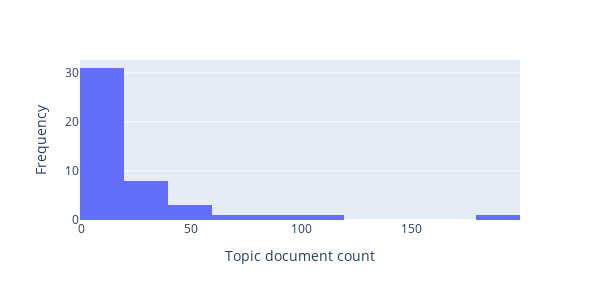
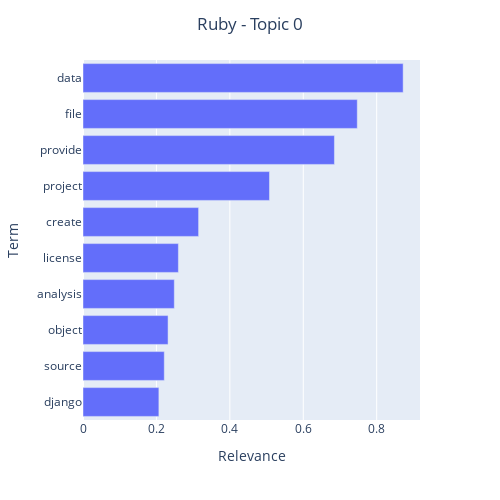
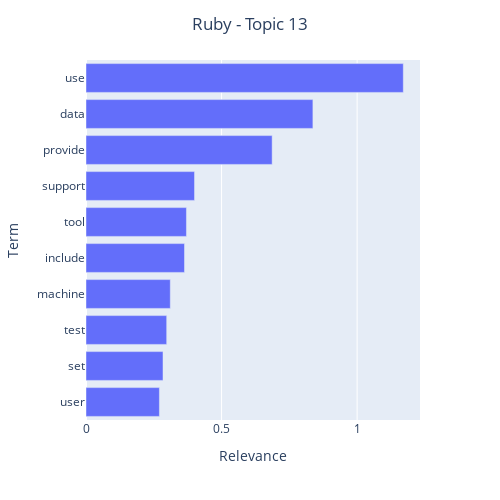

Here is the notebook cell these charts were saved with, in order:
### Code cell
mean_coherence = statistics.mean(coherences)    

stable_topics = []
for topic_id, topic_coherence in enumerate(coherences):
    if topic_coherence >= mean_coherence:
    # if topic_coherence > 0:
        stable_topics.append(topic_id)
        
print("Stable topics:", stable_topics)

def classify_doc(likelihoods, stable_topics=None):
    if stable_topics is None:
        stable_topics = list(range(0, likelihoods.shape[0]))
    filtered_max = max([likelihood for topic_id, likelihood in enumerate(likelihoods) if topic_id in stable_topics])
    return np.where(likelihoods == filtered_max)[0][0]

def get_top_n_topics(topic_doc_counts, n):
    top_n = sorted(topic_doc_counts.items(), key=lambda x: x[1], reverse=True)[:n]
    return [topic[0] for topic in top_n]

def get_top_n_terms(model, topic_id, n, lambda_=0.6, return_df=True, plot=True):
    phi = tmp.get_phi(model)
    terms_probs = tmp.calc_terms_probs_ratio(phi, topic=topic_id, lambda_=lambda_)
    terms_probs

    term_relevances = {}
    for term in terms_probs.Terms.unique():
        marginal_prob = terms_probs[(terms_probs.Terms == term) & (terms_probs.Type == "Marginal term probability, p(w)")]["Probability"].values[0]
        conditional_prob = terms_probs[(terms_probs.Terms == term) & (terms_probs.Type == "Conditional term probability, p(w|t)")]["Probability"].values[0]
        
        # conditional_prob = phi.loc[term, topic_id] / phi[topic_id].sum()
        # marginal_prob = phi.loc[term, topic_id] / phi.loc[term,].sum()
        
        term_relevances[term] = conditional_prob * lambda_ + marginal_prob * (1-lambda_)
    term_relevances = dict(sorted(term_relevances.items(), key=lambda x: x[1], reverse=True))
    top_terms = dict(itertools.islice(term_relevances.items(), n))
    top_terms = pd.DataFrame(top_terms.items(), columns=["Term", "Relevance"])
    
    if plot:
        px.bar(top_terms, x="Relevance", y="Term", orientation="h", width=500, height=500).update_yaxes(autorange="reversed").update_layout(title_text=f"{language} - Topic {topic_id}", title_x=0.5).show()
    
    if return_df:
        return top_terms

docs_topic_likelihoods = model.transform(docs_vec)

repos["TOPIC"] = [classify_doc(likelihoods, stable_topics=None) for likelihoods in docs_topic_likelihoods]

topic_doc_counts = repos["TOPIC"].value_counts().to_dict()

# for topic, count in topic_doc_counts.items():
#     print(topic, count)

px.histogram(repos["TOPIC"].value_counts(), width=600, height=300).update_layout(showlegend=False, yaxis_title="Frequency", xaxis_title="Topic document count").show()

top_topics = get_top_n_topics(topic_doc_counts, 10)

print(top_topics)

# repos[repos.TOPIC == "5"]

display(btm.get_top_topic_words(model, words_num=10, topics_idx=top_topics))

pd.set_option('display.width', 2000)

print("Document counts by topic and some examples:")
for topic in top_topics:
    print(f"Topic {topic}: {topic_doc_counts[topic]} repos")
    display(repos[repos.TOPIC == topic][0:10])
    get_top_n_terms(model, topic_id=topic, n=10, lambda_=0.6, return_df=False, plot=True)

### Figure 1 — Plotly figure (JSON) as saved in the notebook; plotly's stock layout.template omitted (floating-point values rounded to 4 significant figures)
{"data": [{"alignmentgroup": "True", "bingroup": "x", "hovertemplate": "variable=TOPIC<br>value=%{x}<br>count=%{y}<extra></extra>", "legendgroup": "TOPIC", "marker": {"color": "#636efa", "pattern": {"shape": ""}}, "name": "TOPIC", "offsetgroup": "TOPIC", "orientation": "v", "showlegend": true, "type": "histogram", "x": [185, 116, 83, 71, 59, 59, 43, 33, 30, 29, 27, 25, 25, 22, 21, 19, 17, 16, 14, 12, 12, 11, 9, 9, 9, 8, 8, 7, 7, 7, 7, 6, 6, 5, 5, 5, 5, 4, 4, 4, 4, 4, 2, 2, 2, 1], "xaxis": "x", "yaxis": "y"}], "layout": {"barmode": "relative", "height": 300, "legend": {"title": {"text": "variable"}, "tracegroupgap": 0}, "margin": {"t": 60}, "showlegend": false, "width": 600, "xaxis": {"anchor": "y", "autorange": true, "domain": [0, 1], "range": [-0.5, 199.5], "title": {"text": "Topic document count"}, "type": "linear"}, "yaxis": {"anchor": "x", "autorange": true, "domain": [0, 1], "range": [0, 32.63], "title": {"text": "Frequency"}}}}

### Figure 2 — Plotly figure (JSON) as saved in the notebook; plotly's stock layout.template omitted (floating-point values rounded to 4 significant figures)
{"data": [{"alignmentgroup": "True", "hovertemplate": "Relevance=%{x}<br>Term=%{y}<extra></extra>", "legendgroup": "", "marker": {"color": "#636efa", "pattern": {"shape": ""}}, "name": "", "offsetgroup": "", "orientation": "h", "showlegend": false, "textposition": "auto", "type": "bar", "x": [0.8721, 0.7471, 0.6849, 0.5079, 0.3149, 0.2598, 0.2487, 0.2317, 0.2214, 0.2067], "xaxis": "x", "y": ["data", "file", "provide", "project", "create", "license", "analysis", "object", "source", "django"], "yaxis": "y"}], "layout": {"barmode": "relative", "height": 500, "legend": {"tracegroupgap": 0}, "margin": {"t": 60}, "title": {"text": "Ruby - Topic 0", "x": 0.5}, "width": 500, "xaxis": {"anchor": "y", "autorange": true, "domain": [0, 1], "range": [0, 0.918], "title": {"text": "Relevance"}, "type": "linear"}, "yaxis": {"anchor": "x", "autorange": true, "domain": [0, 1], "range": [9.5, -0.5], "title": {"text": "Term"}, "type": "category"}}}

### Figure 3 — Plotly figure (JSON) as saved in the notebook; plotly's stock layout.template omitted (floating-point values rounded to 4 significant figures)
{"data": [{"alignmentgroup": "True", "hovertemplate": "Relevance=%{x}<br>Term=%{y}<extra></extra>", "legendgroup": "", "marker": {"color": "#636efa", "pattern": {"shape": ""}}, "name": "", "offsetgroup": "", "orientation": "h", "showlegend": false, "textposition": "auto", "type": "bar", "x": [1.17, 0.8369, 0.6866, 0.4003, 0.3705, 0.3633, 0.3109, 0.2976, 0.284, 0.2707], "xaxis": "x", "y": ["use", "data", "provide", "support", "tool", "include", "machine", "test", "set", "user"], "yaxis": "y"}], "layout": {"barmode": "relative", "height": 500, "legend": {"tracegroupgap": 0}, "margin": {"t": 60}, "title": {"text": "Ruby - Topic 13", "x": 0.5}, "width": 500, "xaxis": {"anchor": "y", "autorange": true, "domain": [0, 1], "range": [0, 1.232], "title": {"text": "Relevance"}, "type": "linear"}, "yaxis": {"anchor": "x", "autorange": true, "domain": [0, 1], "range": [9.5, -0.5], "title": {"text": "Term"}, "type": "category"}}}
